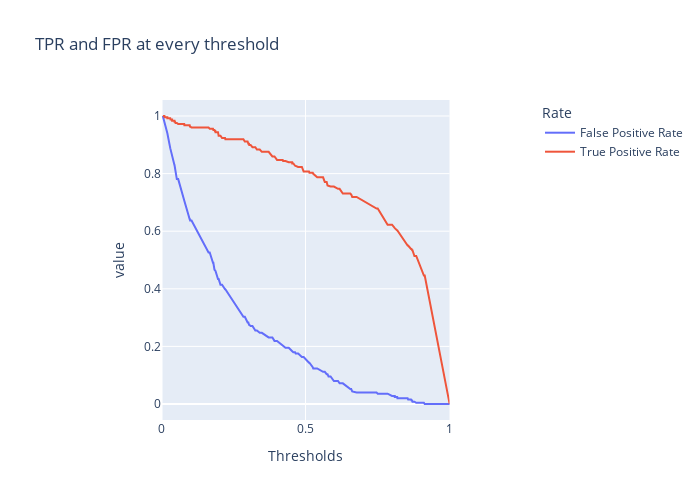

Notebook cell for this chart:
### Code cell
import plotly.express as px
import pandas as pd
from sklearn.linear_model import LogisticRegression
from sklearn.metrics import roc_curve, auc
from sklearn.datasets import make_classification

test = pd.read_csv(r'test.csv', encoding='utf_8_sig')

X = test['message']
y = test['label']
from commitfit import CommitFitModel
model = CommitFitModel.from_pretrained(model_id)
model.fit(X, y)
y_score = model.predict_proba(X)[:, 1]
fpr, tpr, thresholds = roc_curve(y, y_score)


# Evaluating model performance at various thresholds
df = pd.DataFrame({
    'False Positive Rate': fpr,
    'True Positive Rate': tpr
}, index=thresholds)
df.index.name = "Thresholds"
df.columns.name = "Rate"

fig_thresh = px.line(
    df, title='TPR and FPR at every threshold',
    width=700, height=500
)

fig_thresh.update_yaxes(scaleanchor="x", scaleratio=1)
fig_thresh.update_xaxes(range=[0, 1], constrain='domain')
fig_thresh.show()
